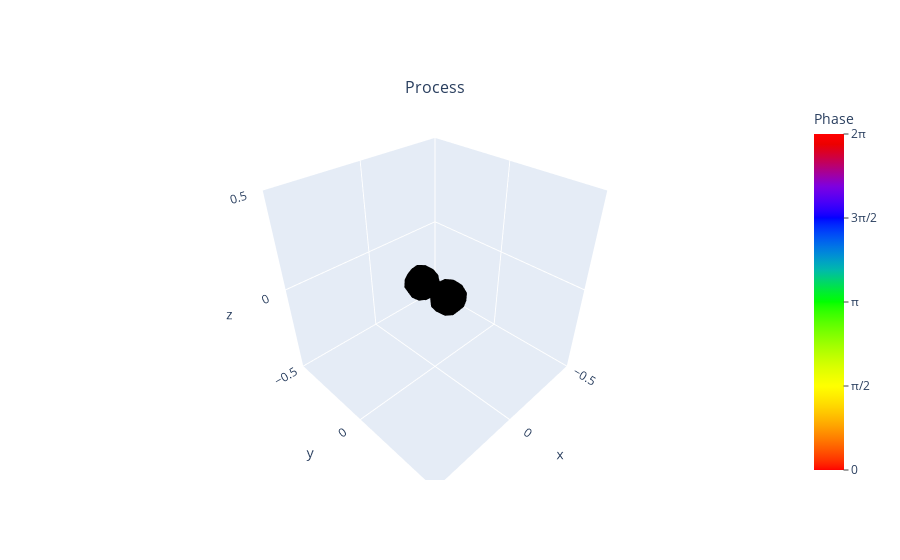

Notebook code cell kept with this figure:
### Markdown cell above
Lastly, run the circuits on a quantum device/simulator. Here are the inputs required for 'runner' function:
- res_theta: resolution for scanning
- circuits: circuits generated above 
- device: simulator or a device
- shots: number of shots
- inter: 0 or 1.
    - inter = 0: non-interactive matplotlib droplet (boring) 
    - inter = 1: interactive plotly droplet (preferred)
- Ut: target process matrix (for calculating fidelity)
- combine: True or False
    - If True: gives a single droplet which is combination of f_{0} and f_{1} droplet
    - If False: plots two droplets corresponding to f_{0} and f_{1}, respectively

### Code cell
# --Output--
# tomographed process fidelity
# tomographed process matrix
# plot of expectation values (required for constructing droplets)
# droplet plots: [inter = 0: non-interactive matplotlib droplet (boring), inter = 1: interactive plotly droplet (preferred)]
    # if combine = True: gives a single droplet which is combination of f_{0} and f_{1} droplet.
    # if combine = False:
        # f_{0}: droplet corresponds to identity term of the process matrix. 
        # f_{1}: droplet representing the corresponding Pauli component in the process matrix.
     
# The direction of the qubit reflects the direction of the Bloch vector and color represents the phase given by arg[dropelt function].
# color description: red- positive, green- negative, yellow-positive imaginary, blue-negative imaginary
WQPT1Q.WQPT_1Q_runner(res_theta, circuits=circ_u, device=simulator, shots=1024, inter=1, Ut=Up, combine = True)

### Figure 1 — Plotly figure (JSON) as saved in the notebook; plotly's stock layout.template omitted (floating-point values rounded to 4 significant figures; data arrays with more than 128 entries replaced by an {"elided": "..."} marker saying what was removed)
{"data": [{"facecolor": {"elided": "504 str values"}, "i": {"elided": "504 int values"}, "j": {"elided": "504 int values"}, "k": {"elided": "504 int values"}, "lighting": {"ambient": 1, "diffuse": 0, "fresnel": 0, "roughness": 0, "specular": 0}, "scene": "scene", "type": "mesh3d", "x": {"elided": "276 float values"}, "y": {"elided": "276 float values"}, "z": {"elided": "276 float values"}}, {"cmax": 6.283, "cmid": 3.142, "cmin": 0, "colorbar": {"labelalias": {"0": "0", "1.5708": "π/2", "3.1416": "π", "4.7124": "3π/2", "6.2832": "2π"}, "tickmode": "array", "ticks": "outside", "tickvals": [0, 1.571, 3.142, 4.712, 6.283], "title": {"side": "top", "text": "Phase"}}, "colorscale": {"elided": "255x2 mixed values"}, "intensity": [null], "scene": "scene", "showscale": true, "type": "mesh3d", "x": [null], "y": [null], "z": [null]}], "layout": {"annotations": [{"font": {"size": 16}, "showarrow": false, "text": "Process", "x": 0.5, "xanchor": "center", "xref": "paper", "y": 1, "yanchor": "bottom", "yref": "paper"}], "scene": {"aspectmode": "cube", "domain": {"x": [0, 1], "y": [0, 1]}, "xaxis": {"range": [-0.5, 0.5]}, "yaxis": {"range": [-0.5, 0.5]}, "zaxis": {"range": [-0.5, 0.5]}}}}
